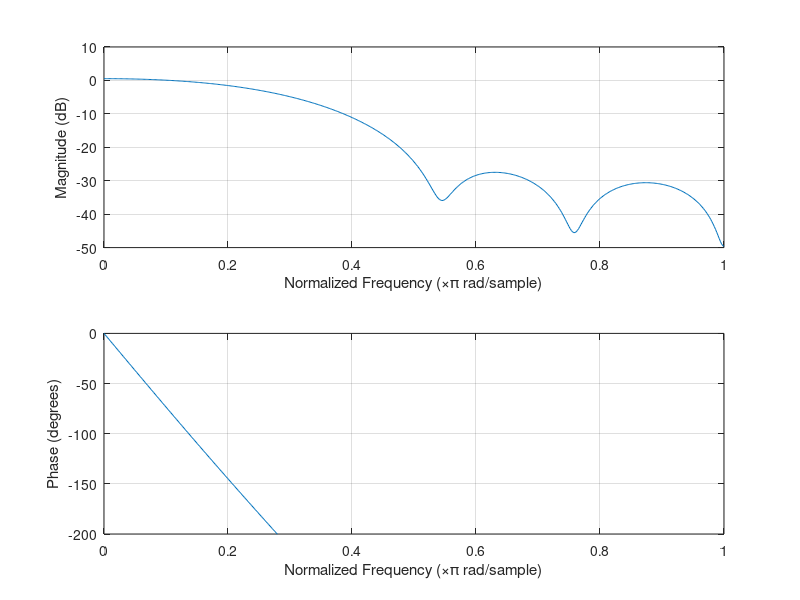
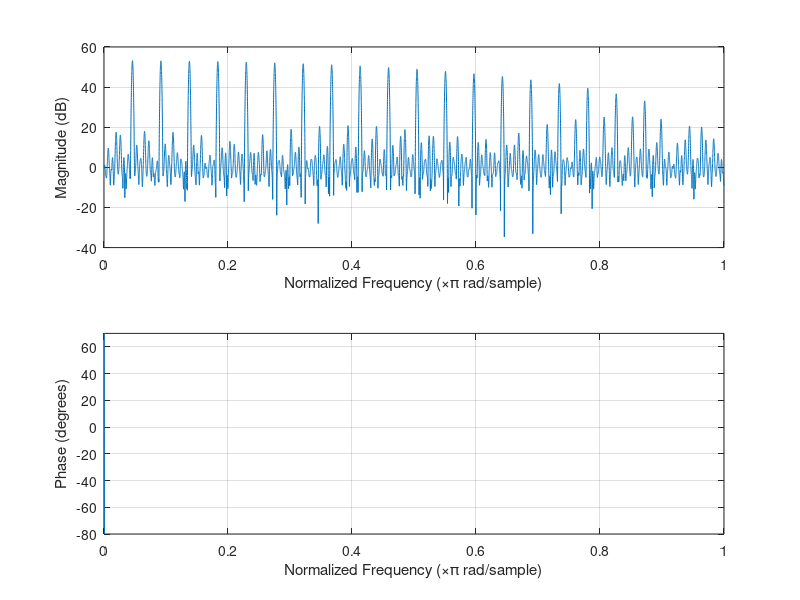
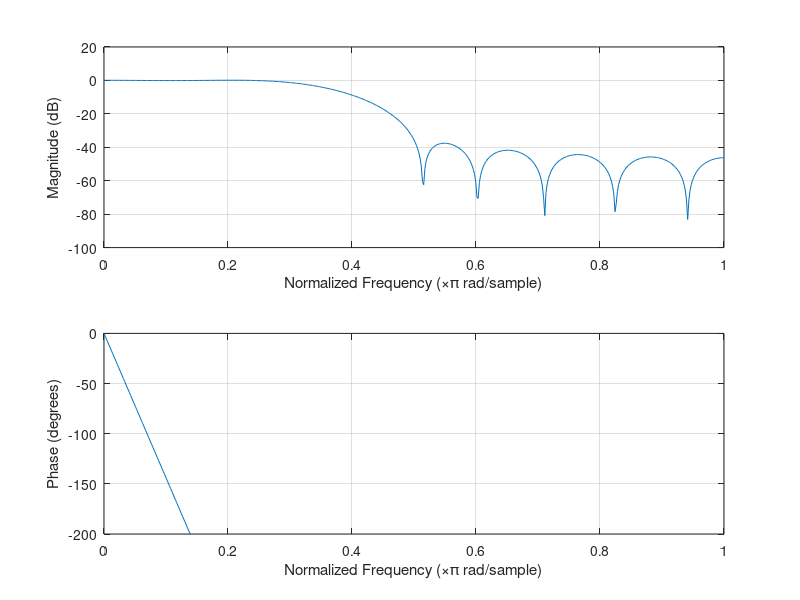
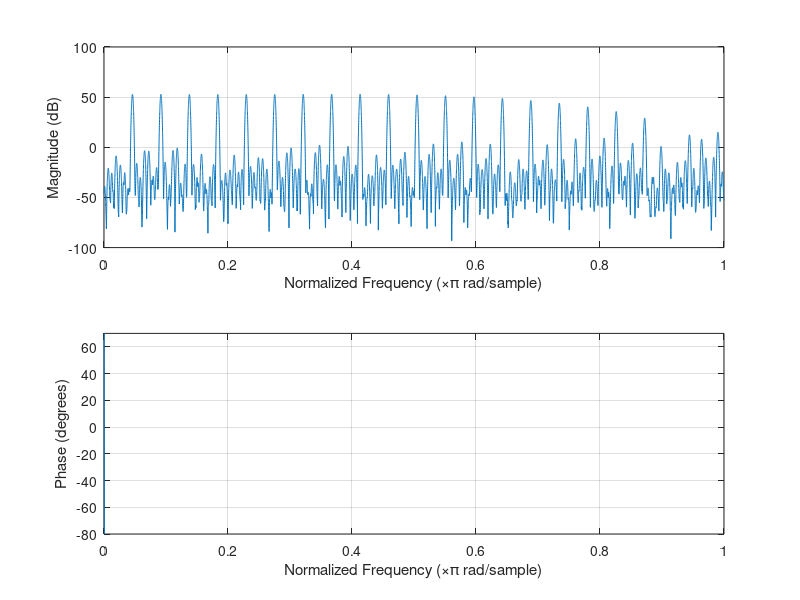

Write the MATLAB code that produced these figures, in order.
% MATLAB test case for RetroArch SINC upsampler.
close all;

% 4-tap and 8-tap are Lanczos windowed, but include here for completeness.
sidelobes = [2 4 8 32 128];
taps = sidelobes * 2;

phases = 256;
cutoffs = [0.65 0.75 0.825 0.90 0.95];
betas = [2.0 3.0 5.5 10.5 14.5];

freqs = 0.05 : 0.05 : 0.99;

filters = length(taps);
for i = 1 : filters
    filter_length = taps(i) * phases;
    
    % Generate SINC.
    sinc_indices = 2 * ((0 : (filter_length - 1)) / (filter_length - 1)) - 1;
    s = cutoffs(i) * sinc(cutoffs(i) * sinc_indices * sidelobes(i));
    win = kaiser(filter_length, betas(i))';
    filter = s .* win;

    impulse_response_half = 0.5 * upfirdn(1, filter, phases, phases / 2);
    figure('name', sprintf('Response SINC: %d taps', taps(i)));
    freqz(impulse_response_half);
    ylim([-200 0]);

    signal = zeros(1, 4001);
    for freq = freqs
        signal = signal + sin(pi * freq * (0 : 4000));
    end
    
    resampled = upfirdn(signal, filter, phases, round(phases * 44100 / 48000));
    figure('name', sprintf('Kaiser SINC: %d taps, w = %.f', taps(i), freq));
    freqz(resampled .* kaiser(length(resampled), 40.0)');
    ylim([-80 70]);
end